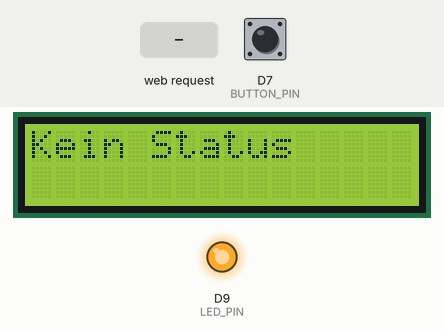
The sketch below on a simulated Arduino MKR. Shown: 16×2 character LCD, output pins drawn as LEDs (lit = HIGH). Inputs (shaded band) come from the test bench; at power-on: D7 (BUTTON_PIN) HIGH. WiFi joins after 1.5 s; servers stay silent unless stated; not simulated (calls return 0 or success): arduino_secrets.h; what the sketch prints to the serial monitor is not drawn.

Above: at 9.7 s.
9.8 s: HTTP request GET /H received
At 10.7 s:
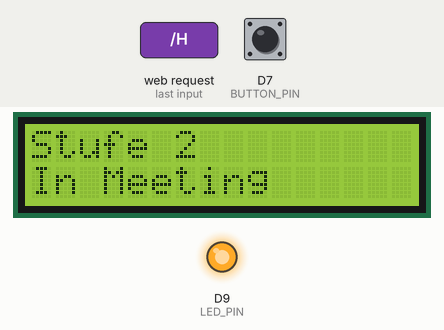
11.5 s: HTTP request GET /L received
At 12.3 s:
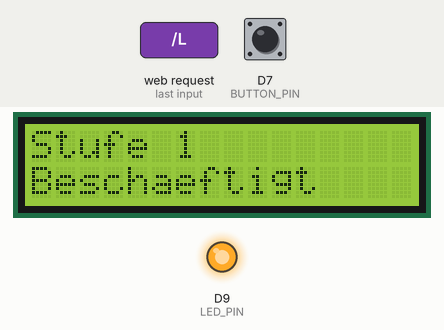
13.2 s: HTTP request GET /E received
At 13.9 s:
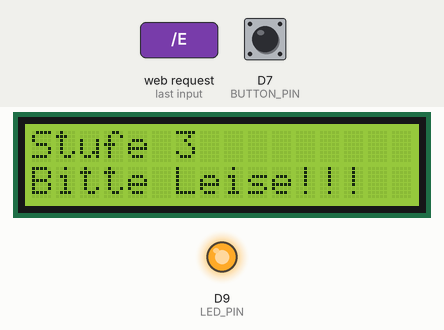
14.9 s: HTTP request GET /N received
At 15.5 s:
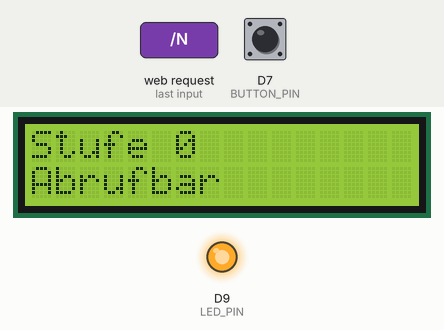
16.7 s: HTTP request GET /A received
At 18.1 s:
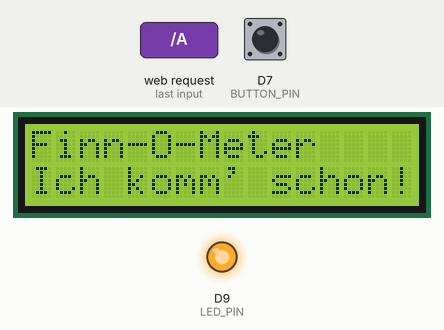
18.4 s: HTTP request GET /S received
At 19.9 s:
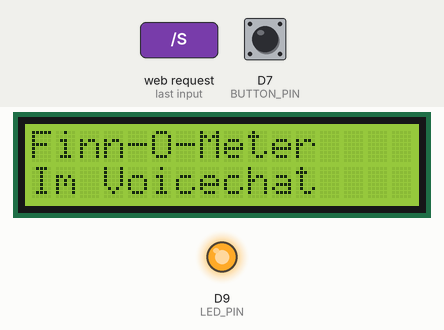
Timing chart, 0 to 21.1 s (numbered marks = the images above; inputs shaded):
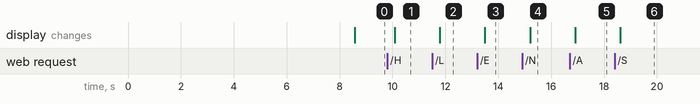

Measured:
- after the input at 9.8 s, the display: changes after 0.28 s (image 1)
- after the input at 11.5 s, the display: changes after 0.29 s (image 2)
- after the input at 13.2 s, the display: changes after 0.29 s (image 3)
- after the input at 14.9 s, the display: changes after 0.30 s (image 4)
- after the input at 16.7 s, the display: changes after 0.21 s (image 5)
- after the input at 18.4 s, the display: changes after 0.22 s (image 6)

The sketch:

main.ino
```cpp
#include <ArduinoHttpClient.h>
#include <LiquidCrystal.h>
#include <SPI.h>
#include <WiFiNINA.h>
#include "arduino_secrets.h"
IPAddress ip(192, 168, 178, 141);
char ssid[] = SECRET_SSID;        // your network SSID (name)
char pass[] = SECRET_PASS;    // your network password (use for WPA, or use as key for WEP)
int keyIndex = 0;                 // your network key index number (needed only for WEP)
LiquidCrystal lcd(12, 11, 5, 4, 3, 2);
const int BUTTON_PIN = 7; // Arduino pin connected to button's pin
const int LED_PIN    = 9; // Arduino pin connected to LED's pin
const char serverName[] = "api.pushover.net";  // server name
int port = 80;
const String user = "um6nsiyaqft7uwq4xewcpbyznrn8cz";
const String token = "anviwaox7yr3kinzgae57xnf9euidh";
int ledState = LOW;     // the current state of LED
int lastButtonState;    // the previous state of button
int currentButtonState; // the current state of button
int stufe;
int status = WL_IDLE_STATUS;
WiFiServer server(80);
WiFiClient wifi;
HttpClient client = HttpClient(wifi, serverName, port);
void setup() {
  pinMode(BUTTON_PIN, INPUT_PULLUP); // set arduino pin to input pull-up mode
  pinMode(LED_PIN, OUTPUT);          // set arduino pin to output mode
  lcd.begin(16, 2);
  Serial.begin(9600);
  if (WiFi.status() == WL_NO_MODULE) {
    Serial.println("Communication with WiFi module failed!");
    while (true);
  }

  String fv = WiFi.firmwareVersion();
  if (fv < WIFI_FIRMWARE_LATEST_VERSION) {
    Serial.println("Please upgrade the firmware");
  }

  // attempt to connect to WiFi network:
  while (status != WL_CONNECTED) {
    Serial.print("Attempting to connect to Network named: ");
    Serial.println(ssid);                   // print the network name (SSID);
    lcd.print("Finn-O-Meter");
    lcd.setCursor(0,1);
    lcd.print(ip);
    // Connect to WPA/WPA2 network. Change this line if using open or WEP network:
    status = WiFi.begin(ssid, pass);
    // wait 10 seconds for connection:
    delay(7000);
  lcd.clear();
  }
  server.begin();                           // start the web server on port 80
  printWifiStatus();                        // you're connected now, so print out the status
  lcd.print("Kein Status");
  currentButtonState = digitalRead(BUTTON_PIN);
}


void loop() {
  ledState = HIGH;
  digitalWrite(LED_PIN, ledState);
  lastButtonState    = currentButtonState;      // save the last state
  currentButtonState = digitalRead(BUTTON_PIN); // read new state

  if(lastButtonState == HIGH && currentButtonState == LOW) {
    Serial.println("The button is pressed");
    pushMsg(token, user, "Bitte Kommen!");
    // toggle state of LED
    ledState = HIGH;
    digitalWrite(LED_PIN, ledState);
    delay(500);
    ledState = LOW;
    // control LED arccoding to the toggled state
    digitalWrite(LED_PIN, ledState);
  }
  delay(300);
  WiFiClient client = server.available();   // listen for incoming clients

  if (client) {                             // if you get a client,
    Serial.println("new client");           // print a message out the serial port
    String currentLine = "";                // make a String to hold incoming data from the client
    while (client.connected()) {            // loop while the client's connected
      if (client.available()) {             // if there's bytes to read from the client,
        char c = client.read();             // read a byte, then
        Serial.write(c);                    // print it out the serial monitor
        if (c == '\n') {                    // if the byte is a newline character

          // if the current line is blank, you got two newline characters in a row.
          // that's the end of the client HTTP request, so send a response:
          if (currentLine.length() == 0) {
            // HTTP headers always start with a response code (e.g. HTTP/1.1 200 OK)
            // and a content-type so the client knows what's coming, then a blank line:
            client.println("HTTP/1.1 200 OK");
            client.println("Content-type:text/html");
            client.println();

            // the content of the HTTP response follows the header:
            client.print("<a href=\"/E\">Bitte Leise!!!!</a> (Stufe 3/3)<br>");
            client.print("<a href=\"/H\">In Meeting</a>      (Stufe 2/3)<br>");
            client.print("<a href=\"/L\">Beschaeftigt</a>    (Stufe 1/3)<br>");
            client.print("<a href=\"/N\">Abrufbar</a>        (Stufe 0/3)<br>");
            client.print("Aktuelle Stufe: " + String(stufe));

            // The HTTP response ends with another blank line:
            client.println();
            // break out of the while loop:
            break;
          } else {    // if you got a newline, then clear currentLine:
            currentLine = "";
          }
        } else if (c != '\r') {  // if you got anything else but a carriage return character,
          currentLine += c;      // add it to the end of the currentLine
        }

        // Check to see if the client request was "GET /H" or "GET /L":
        if (currentLine.endsWith("GET /H")) {
            stufe = 2;
            lcd.clear();
            lcd.print("Stufe 2");
            lcd.setCursor(0,1);
            lcd.print("In Meeting");
            delay(500);
        }
        if (currentLine.endsWith("GET /L")) {
            stufe = 1;
            lcd.clear();
            lcd.print("Stufe 1");
            lcd.setCursor(0,1);
            lcd.print("Beschaeftigt");
            delay(500);
        }
        if (currentLine.endsWith("GET /E")) {
            stufe = 3;
            lcd.clear();
            lcd.print("Stufe 3");
            lcd.setCursor(0,1);
            lcd.print("Bitte Leise!!!");
            delay(500);
        }
        if (currentLine.endsWith("GET /N")) {
            stufe = 0;
            lcd.clear();
            lcd.print("Stufe 0");
            lcd.setCursor(0,1);
            lcd.print("Abrufbar");
            delay(500);
        }
        if (currentLine.endsWith("GET /A")) {
            stufe = 99;
            lcd.clear();
            lcd.print("Finn-O-Meter");
            lcd.setCursor(0,1);
            lcd.print("Ich komm' schon!");
            delay(500);
        }
        if (currentLine.endsWith("GET /S")) {
            stufe = 99;
            lcd.clear();
            lcd.print("Finn-O-Meter");
            lcd.setCursor(0,1);
            lcd.print("Im Voicechat");
            delay(500);
        }
      }
    }
    // close the connection:
    client.stop();
    Serial.println("client disconnected");
  }
  Serial.println("Stufe: " + String(stufe));
  ledState = HIGH;
  digitalWrite(LED_PIN, ledState);
}

void printWifiStatus() {
  // print the SSID of the network you're attached to:
  Serial.print("SSID: ");
  Serial.println(WiFi.SSID());

  IPAddress ip = WiFi.localIP();
  Serial.print("IP Address: ");
  Serial.println(ip);

  // print the received signal strength:
  long rssi = WiFi.RSSI();
  Serial.print("signal strength (RSSI):");
  Serial.print(rssi);
  Serial.println(" dBm");
  // print where to go in a browser:
  Serial.print("To see this page in action, open a browser to http://");
  Serial.println(ip);
}
void pushMsg(String token, String user, String message) {
  String httpRequestData = "token=" + token + "&user=" + user + "&message=" + message + "&priority=2&retry=60&expire=3600&callback=https://schule.finnlab.de/E";
  Serial.println("making POST request");
  String contentType = "application/x-www-form-urlencoded";
  String postData = httpRequestData;

  client.post("/1/messages.json", contentType, postData);


  int statusCode = client.responseStatusCode();
  Serial.print("Status code: ");
  Serial.println(statusCode);
  String response = client.responseBody();
  Serial.print("Response: ");
  Serial.println(response);

  //Serial.println("Wait 1 second");
  delay(1000);
  }
```
